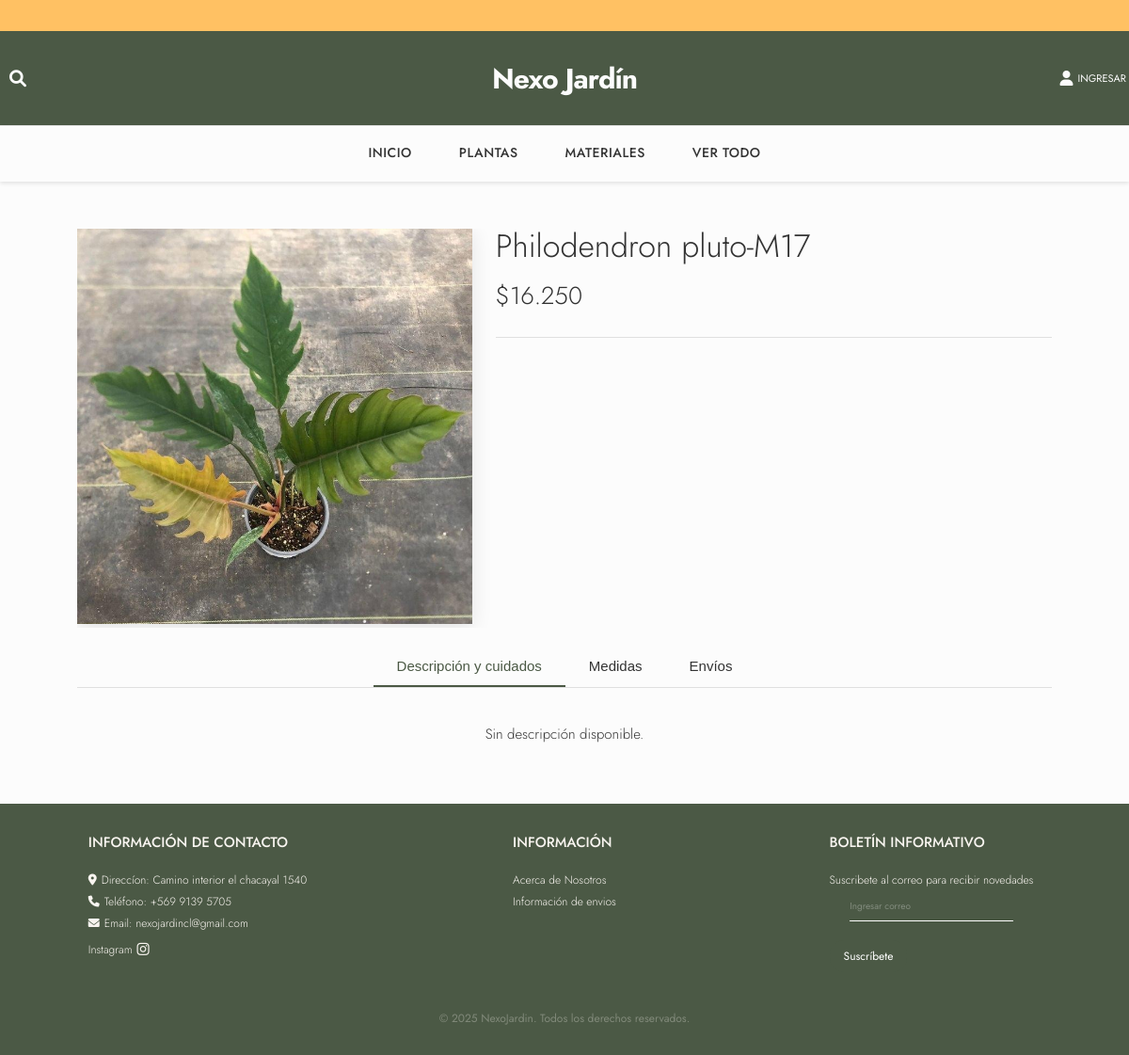
The app's page /producto/4/, older data.
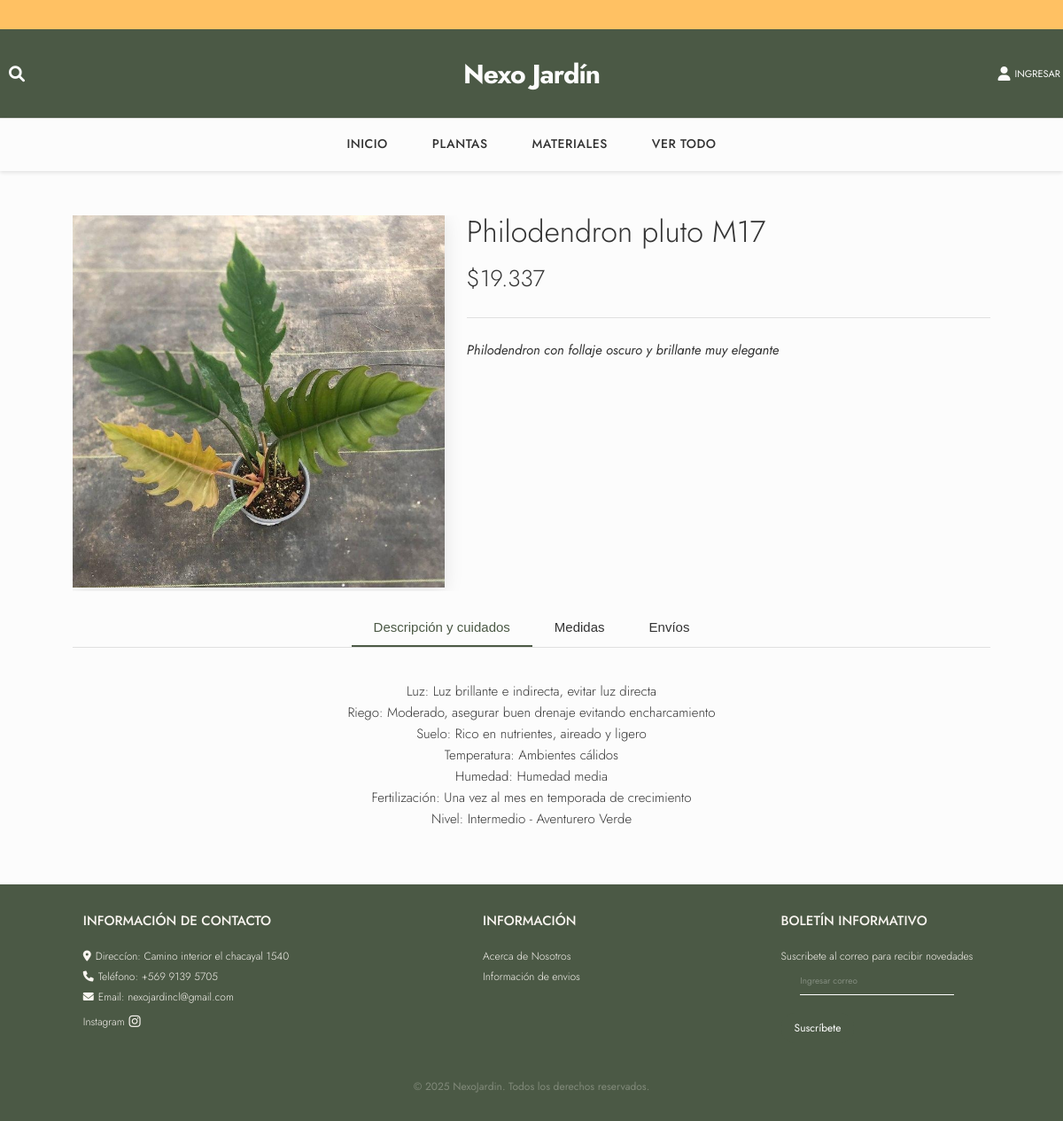
The same page, newer data.
### products/models.py (models this page shows, shortened)
class Producto(models.Model):
    TIPO_CHOICES = [
        ('planta', 'Planta'),
        ('material', 'Material'),
    ]
    nombre = models.CharField(max_length=100)
    descripcion = models.TextField(blank=True, null=True)
    descripcion_corta= models.TextField(blank=True, null=True)
    medidas = models.TextField(blank=True, null=True)
    precio_base = models.DecimalField(max_digits=10, decimal_places=2)  # Precio sin modificaciones
    porcentaje_extra = models.DecimalField(max_digits=5, decimal_places=2, default=0, blank=True)  # Porcentaje adicional
    incluir_iva = models.BooleanField(default=False)  # Si incluir IVA del 19%
    precio = models.DecimalField(max_digits=10, decimal_places=2)  # Precio final calculado
    imagen = models.ImageField(upload_to='productos/', blank=True, null=True)
    categoria = models.ForeignKey(Categoria, on_delete=models.CASCADE, blank=True, null=True)
    tipo = models.CharField(max_length=10, choices=TIPO_CHOICES, default='planta')
    destacado = models.BooleanField(default=False)  # Nuevo campo para productos destacados

### pages/views.py (the view)
# urls.py: path('producto/<int:id>/', views.detalle_producto, name='detalle_producto'),
def detalle_producto(request, id):
    producto = get_object_or_404(Producto, id=id)
    return render(request, 'pages/detalle_producto.html', {'producto': producto})

### products/templatetags/puntomiles.py (called while the page is built)
def puntomiles(value):
    try:
        value = int(float(value))
    except (ValueError, TypeError):
        return value
    return f"{value:,}".replace(",", ".")

### pages/templates/pages/detalle_producto.html (shortened to what this page needs)
{% extends 'base.html' %}
{% load static %}
{% load humanize %}
{% load puntomiles %}
{% block extra_css %}
<link rel="stylesheet" href="{% static 'css/detalle_producto.css' %}">
<link rel="stylesheet" href="https://cdnjs.cloudflare.com/ajax/libs/font-awesome/6.0.0/css/all.min.css">
{% endblock %}
{% block content %}
<div id="product-container">
    <form id="edit-form" data-producto-id="{{ producto.id }}">
        <div id="product-main">
            <div id="image-container">
                <img id="product-image" src="{% if producto.imagen %}{{ producto.imagen.url }}{% else %}{% static 'img/default.jpg' %}{% endif %}" alt="{{ producto.nombre }}">
            </div>
            <div id="product-info">
                <div class="field-group">
                    <h1 id="name-display">{{ producto.nombre }}</h1>
                </div>
                <div class="field-group">
                    <div id="price-display">${{ producto.precio|puntomiles }}</div>
                </div>
                <hr id="divider">
                <div class="field-group" id="short-desc-container">
                    {% if producto.descripcion_corta %}
                    <div id="short-desc-display">{{ producto.descripcion_corta|linebreaksbr }}</div>
                    {% else %}
                    <div id="short-desc-display" style="display: none;"></div>
                    {% endif %}
                </div>
            </div>
        </div>
    </form>
    <div id="tabs-container">
        <div id="tabs">
            <button type="button" class="tab active" data-tab="descripcion">Descripción y cuidados</button>
            <button type="button" class="tab" data-tab="medidas">Medidas</button>
            <button type="button" class="tab" data-tab="envios">Envíos</button>
        </div>
        <div id="tab-content">
            <div class="tab-panel active" id="panel-descripcion">
                <div class="field-group">
                    <div id="desc-display">{{ producto.descripcion|default:"Sin descripción disponible."|linebreaksbr }}</div>
                </div>
            </div>
        </div>
    </div>
</div>
{% endblock %}

### templates/base.html (shortened to what this page needs)
<!DOCTYPE html>
<html lang="es">
<head>
    {% load static %}
    <link rel="stylesheet" href="{% static 'css/style.css' %}">
    <link rel="stylesheet" href="{% static 'css/banner.css' %}">
    <link rel="stylesheet" href="{% static 'css/productos.css' %}">
    <link rel="stylesheet" href="https://cdnjs.cloudflare.com/ajax/libs/font-awesome/6.4.0/css/all.min.css" />
    {% block extra_css %}{% endblock %}
</head>
<body>
    <header>
        <div class="envio-bar-header">
            <div class="envio-marquee">
                <span>Por compras sobre 30.000 CLP, envíos gratuitos dentro de la región metropolitana.</span>
            </div>
        </div>
        <div class="container-superior">
            <div class="container superior">
                <button class="search-icon-desktop" id="search-icon-desktop">
                    <i class="fa-solid fa-magnifying-glass"></i>
                </button>
                <div class="logo-container">
                    <h1 class="logo"><a href="{% url 'home' %}">Nexo Jardín</a></h1>
                </div>
                <div class="header-icons">
                    <div class="dropdown-cuenta">
                        {% if user.is_authenticated %}
                            <form action="{% url 'logout' %}" method="post" class="form-logout">
                                {% csrf_token %}
                                <button type="submit" class="btn-logout">
                                    <i class="fa-solid fa-sign-out-alt icon-user"></i>
                                    <span class="span-ingresar">SALIR</span>
                                </button>
                            </form>
                        {% else %}
                            <a href="{% url 'login' %}" class="btn-ingresar">
                                <i class="fa-solid fa-user icon-user"></i>
                                <span class="span-ingresar">INGRESAR</span>
                            </a>
                        {% endif %}
                    </div>
                </div>
            </div>
        </div>
        <div class="container-navegacion">
            <div class="container navegacion">
                <ul class="menu">
                    <li><a href="{% url 'home' %}">INICIO</a></li>
                    <li><a href="{% url 'plantas' %}">PLANTAS</a></li>
                    <li><a href="{% url 'materiales' %}">MATERIALES</a></li>
                    <li><a href="{% url 'ver-todo' %}">VER TODO</a></li>
                </ul>
            </div>
        </div>
    </header>
    <main class="container">
        {% block content %}
        {% endblock content %}
    </main>
    <footer class="footer">
        <div class="container container-inferior">
            <div class="menu-inferior">
                <div class="contact-info">
                    <p class="title-inferior">INFORMACIÓN DE CONTACTO</p>
                    <ul>
                        <li><i class="fa-solid fa-location-dot icon-contacto"></i> Direccíon: Camino interior el chacayal 1540</li>
                        <li><i class="fa-solid fa-phone icon-contacto"></i> Teléfono: +569 9139 5705</li>
                        <li><i class="fa-solid fa-envelope icon-contacto"></i> Email: nexojardincl@gmail.com</li>
                    </ul>
                    <div class="social-icons">
                        <a class="instagram-link" href="https://www.instagram.com/nexo.jardin/" target="_blank" rel="noopener">
                            <span>Instagram</span>
                        </a>
                    </div>
                </div>
                <div class="informacion">
                    <p class="title-inferior">INFORMACIÓN</p>
                    <ul>
                        <li><a href="{% url 'nosotros' %}">Acerca de Nosotros</a></li>
                        <li><a href="{% url 'informacion' %}">Información de envios</a></li>
                    </ul>
                </div>
                <div class="newsletter">
                    <p class="title-inferior">BOLETÍN INFORMATIVO</p>
                    <div class="content">
                        <p>Suscribete al correo para recibir novedades</p>
                        <input type="email" placeholder="Ingresar correo">
                        <button>Suscríbete</button>
                    </div>
                </div>
            </div>
            <div class="copyright">
                <p>&copy; 2025 NexoJardin. Todos los derechos reservados.</p>
            </div>
        </div>
    </footer>
    <link rel="stylesheet" href="https://cdn.jsdelivr.net/npm/swiper@10/swiper-bundle.min.css" />
</body>
</html>

### static/css/banner.css (style rules this page uses)
.envio-marquee { width: 100%; overflow: hidden; white-space: nowrap; box-sizing: border-box; }
.envio-marquee span { display: inline-block; padding-left: 100%; animation: envio-scroll 32s linear infinite; }
.envio-bar-header { width: 100%; background: var(--secundary-color); color: #ffffff; text-align: center; font-size: 1.4rem; font-weight: 400; padding: 0.7rem 0 0.6rem 0; margin-bottom: 0; letter-spacing: 0.5px; text-transform: uppercase; }
html, body { overflow-x: hidden; }

### static/css/detalle_producto.css (style rules this page uses)
:root { --primary-color: #4b5945; --dark-text: #333; --light-gray: #f8f9fa; --border-color: #e0e0e0; --success-color: #28a745; --error-color: #dc3545; --warning-color: #ffc107; --container-width: 1100px; --border-radius: 8px; --transition: all 0.3s ease; }
#product-container { max-width: var(--container-width); margin: 0 auto; padding: 2rem; margin-top: 2rem; }
#product-main { display: flex; gap: 3rem; margin-bottom: 2rem; align-items: flex-start; max-width: 100%; overflow: hidden; }
#image-container { position: relative; flex: 0 0 400px; aspect-ratio: 1; }
#product-image { width: 100%; height: 100%; object-fit: cover; border-radius: var(--border-radius); box-shadow: 0 4px 20px rgba(0,0,0,0.1); }
#product-info { flex: 1; display: flex; flex-direction: column; gap: 1.5rem; max-width: 100%; overflow: hidden; }
.field-group { position: relative; word-wrap: break-word; overflow-wrap: break-word; }
#name-display { font-size: 3.5rem; font-weight: 300; color: var(--dark-text); margin: 0; line-height: 1.1; }
#price-display { font-size: 2.5rem; color: var(--dark-text); font-weight: 300; }
#divider { border: none; height: 1px; background-color: var(--border-color); margin: 1rem 0; }
#short-desc-display { color: var(--dark-text); font-size: 1.4rem; line-height: 1.5; font-style: italic; font-weight: 400; word-wrap: break-word; overflow-wrap: break-word; hyphens: auto; max-width: 100%; white-space: normal; width: 100%; display: block; }
#tabs-container { margin-top: 1rem; }
#tabs { display: flex; justify-content: center; border-bottom: 1px solid var(--border-color); margin-bottom: 0; }
.tab { background: none; border: none; padding: 1rem 2rem; font-size: 1.4rem; font-weight: 400; color: var(--dark-text); cursor: pointer; transition: var(--transition); border-bottom: 2px solid transparent; }
.tab.active { color: var(--primary-color); border-bottom-color: var(--primary-color); font-weight: 500; }
#tab-content { position: relative; }
.tab-panel { display: none; padding: 1.2rem 0; animation: fadeIn 0.3s ease; }
.tab-panel.active { display: block; }
#desc-display, #measures-display { color: var(--dark-text); font-size: 1.5rem; line-height: 1.6; font-weight: 300; text-align: center; }
@media (max-width: 1399px) and (min-width: 1024px) { #product-container { max-width: 92%; margin-top: 3rem; padding: 2.5rem 2rem; } }
@media (max-width: 1399px) and (min-width: 1024px) { #product-main { gap: 2.5rem; } }
@media (max-width: 1399px) and (min-width: 1024px) { #image-container { flex: 0 0 420px; } }
@media (max-width: 1399px) and (min-width: 1024px) { #name-display, #name-input { font-size: 3.4rem; } }
@media (max-width: 1399px) and (min-width: 1024px) { #price-display, #price-input { font-size: 2.6rem; } }
@media (max-width: 1399px) and (min-width: 1024px) { #short-desc-display, #short-desc-input { font-size: 1.5rem; line-height: 1.5; } }
@media (max-width: 1399px) and (min-width: 1024px) { .tab { padding: 1.2rem 2.5rem; font-size: 1.5rem; } }
@media (max-width: 1399px) and (min-width: 1024px) { #tab-content { padding: 2.5rem; font-size: 1.4rem; line-height: 1.6; } }

Row changes from the older to the newer data that the page shows:
changed Producto: nombre "Philodendron pluto-M17" → "Philodendron pluto M17"; precio|puntomiles "16.250" → "19.337"; descripcion_corta (not shown) → "Philodendron con follaje oscuro y brillante muy elegante"; descripcion "Sin descripción disponible." → "Luz: Luz brillante e indirecta, evitar luz directa Riego: Moderado, asegurar buen drenaje evitando encharcamiento Suelo: Rico en nutrientes, aireado y ligero Temperatura: Ambientes cálidos Humedad: Humedad media Fertilización: Una vez al mes en temporada de crecimiento Nivel: Intermedio - Aventurero Verde"
